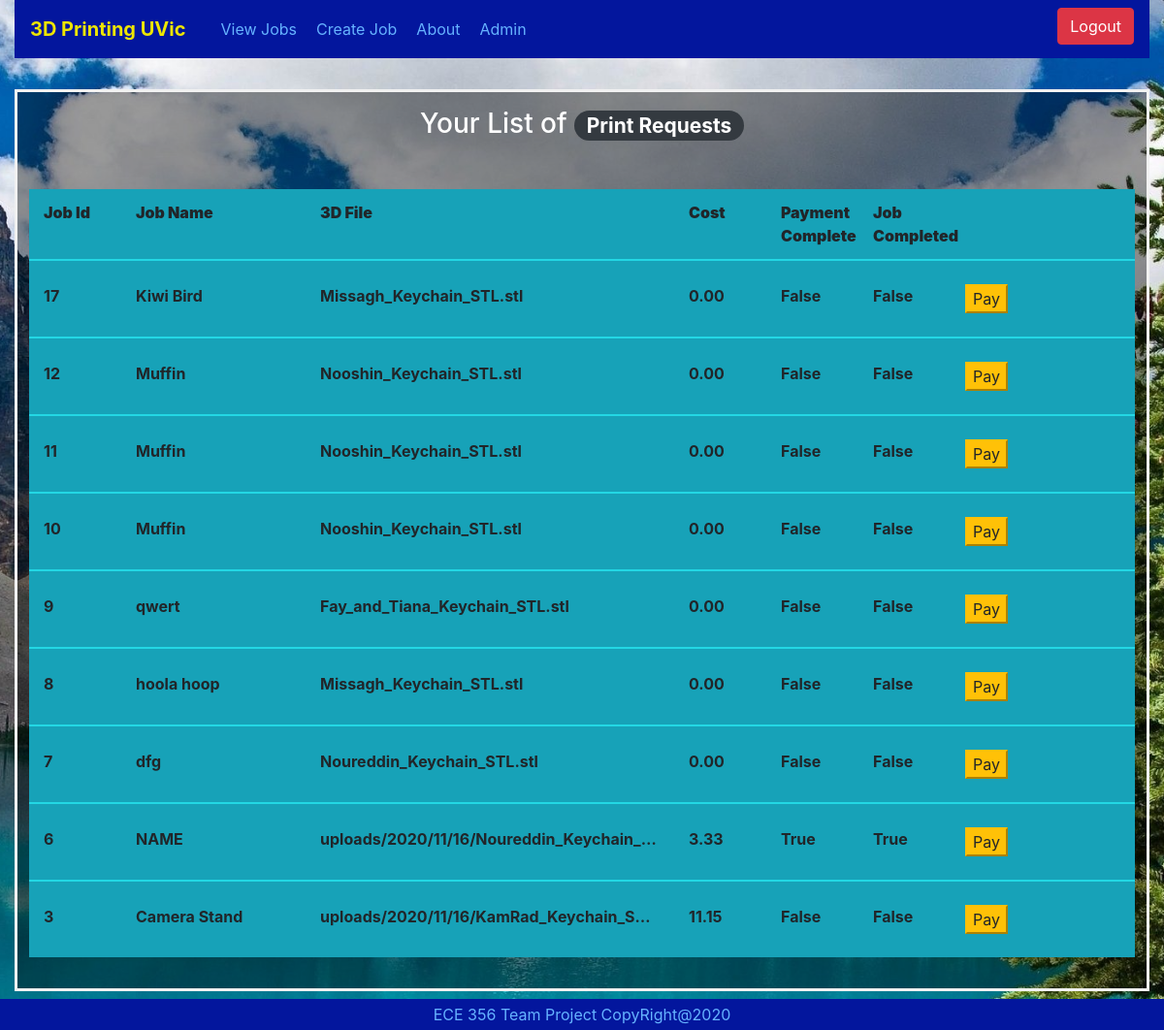
The app's page /jobs/view/ (signed in), older data.
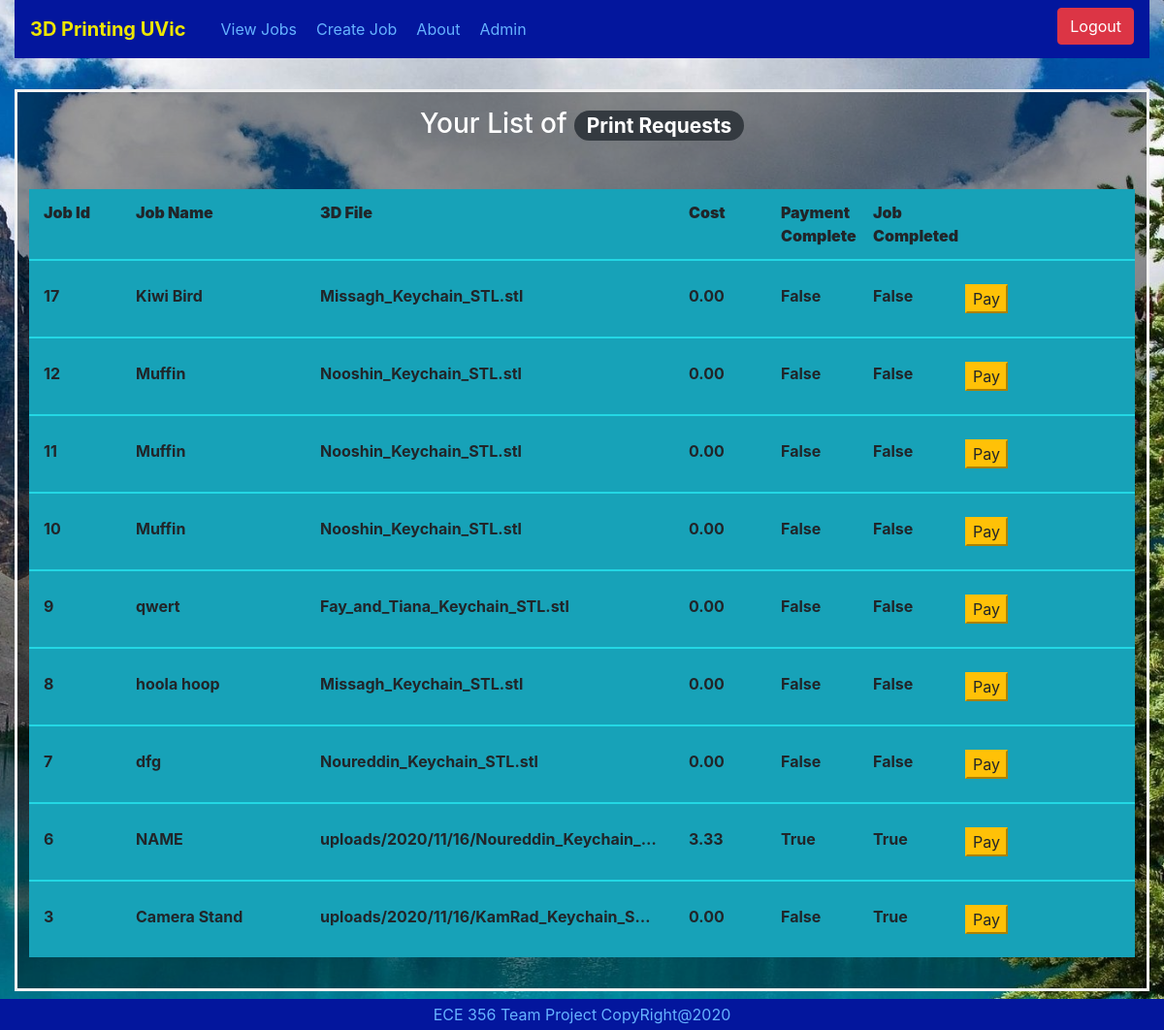
The same page, newer data.
### JobTracker/models.py (models this page shows, shortened)
class Job(models.Model):
    jobId            = models.AutoField(primary_key=True)
    user             = models.ForeignKey(CustomUser, verbose_name="User", on_delete=models.CASCADE)
    cost             = models.DecimalField(max_digits=6, decimal_places=2)
    dateRequested    = models.DateTimeField(auto_now=False, auto_now_add=True)
    jobCompleted     = models.BooleanField(default=False)
    paymentCompleted = models.BooleanField(default=False)
    projectTitle     = models.CharField(max_length=50, verbose_name="Project Title", default="")
    fileName         = models.FileField(upload_to='uploads/%Y/%m/%d/', max_length=100, verbose_name="STL File", validators=[validateFileExtension])
    jobDetails       = models.TextField(verbose_name="Job Details", default="", blank=True)
    class Meta:
        ordering = ["dateRequested"]
        db_table = 'Job'
        verbose_name = "Job List"

### JobTracker/views.py (the view)
# urls.py: path('view/', login_required(JobsListView.as_view()), name="view"),
class JobsListView(ListView):
    template_name = "viewjobs.html"
    context_object_name = "jobs"
    model = Job
    def get_queryset(self):
        user = list(CustomUser.objects.filter(username=self.request.user))[0]
        if user.isAdminUser:
            return  Job.objects.all().order_by('-dateRequested')
        else:
           return Job.objects.filter(user=self.request.user).order_by('-dateRequested')

### JobTracker/templates/viewjobs.html
{% extends "base.html" %}
{% load static %}
{% load crispy_forms_tags %}
{% block pageContent %}
    <div class="container mainheader">
        <div class="row" style="padding-bottom: 50px;">
           <h3 id="badge" style="color:white;">Your List of <span class="badge badge-pill badge-dark">Print Requests</span></h3>
        </div>
    </div>
    <div class="container" style="border-radius: 24px 24px 0px 0px">
        <div class="row bg-info" style="padding-bottom: 12px; padding-top: 12px;">
            <div class="col-md-1">
                <b>Job Id</b>
            </div>
            <div class="col-md-2">
                <b>Job Name</b>
            </div>
            <div class="col-md-4">
                <b>3D File</b>
            </div>
            <div class="col-md-1">
                <b>Cost</b>
            </div>
            <div class="col-md-1">
                <b>Payment Complete</b>
            </div>
            <div class="col-md-1">
                <b>Job Completed</b>
            </div>
        </div>
        {% for job in jobs %}
            <div class="row bg-info" style="padding-top: 24px; padding-bottom: 24px; border-top: 2px solid rgb(35, 215, 228);">
                <div class="col-md-1">
                    {{job.jobId}}
                </div>
                 <div class="col-md-2">
                    {{job.projectTitle}}
                </div>
                <div class="col-md-4" style="display: block; width: 100px; overflow: hidden; white-space: nowrap; text-overflow: ellipsis;">
                    {{job.fileName}}
                </div>
                <div class="col-md-1">
                    {{job.cost}}
                </div>
                <div class="col-md-1">
                    {{job.paymentCompleted}}
                </div>
                <div class="col-md-1">
                    {{job.jobCompleted}}
                </div>
                <div class="col-md-1">
                    {% if job.paymentCompleted  == False and job.cost > 0  %}
                        <button type="button" class="bnt btn-warning"  id="submitPaymentBtn" value={{job.jobId}}>Pay</button>
                    {% else %}
                        <button type="button" class="bnt btn-warning" value="-1" disabled id="submitPaymentBtn">Pay</button>
                    {% endif %}
                </div>
            </div>
        {% endfor %}
    </div>
{% endblock %}

### templates/base.html (shortened to what this page needs)
<!doctype html>
{% load static %}
<html lang="en" id="root">
  <head>
    <link rel="stylesheet" href="https://maxcdn.bootstrapcdn.com/bootstrap/4.0.0/css/bootstrap.min.css">
    <link rel="stylesheet" href="{% static 'JobTracker/JobTracker.css' %}">
    <link rel="stylesheet" href="{% static 'payments.css' %}">
     <div class="container-fluid js-nav">
            <nav class="navbar navbar-expand-lg navbar-light mainNavbar">
                <a class="navbar-brand" href="{% url 'about' %}" style="color:#EEE500; padding-right:10px; font-weight: bold">3D Printing UVic</a>
                <div class="collapse navbar-collapse" id="navbarNavDropdown">
                    <div class="navbar-nav">
                        <a style="padding:10px; color:#66b3ff" class="nav-item navbar-link" href="{% url 'view' %}">View Jobs <span class="sr-only">(current)</span></a>
                        <a style="padding:10px; color:#66b3ff" class="nav-item navbar-link"  href="{% url 'create' %}">Create Job</a>
                        <a style="padding:10px; color:#66b3ff" class="nav-item navbar-link" href="{% url 'about' %}">About</a>
                        {% if user.isAdminUser %}
                            <a style="padding:10px; color:#66b3ff" class="nav-item navbar-link" id="Navbutton" href="{% url 'update' %}">Update Job</a>
                        {% else %}
                            <a style="padding:10px; color:#66b3ff"  id="Navbutton" href="{% url 'admin:index' %}" class="nav-item nav-link disabled">Admin</a>
                        {% endif %}
                        <a class="nav-item navbar-link btn btn-danger logoutBtn" href="{% url 'account_logout' %}" role="button">Logout</a>
                    </div>
                </div>
            </nav>
       </div>
  </head>
  <body class="bodyContent" style="background: url('/static/JobTracker/bck3.jpg') no-repeat center center fixed; background-size: cover;">
        <div class="container-fluid" style="position: relative; padding-bottom:2.5rem">
          <div class="blurBackground">
            {% block pageContent %}
            {% endblock %}
           </div>
        </div>
        <footer id="baseFooter" style="background-color: #03169D;">
                <p style="color:#66b3ff; padding: 4px; text-align: center">ECE 356 Team Project CopyRight@2020</p>
        </footer>
  </body>
</html>

### JobTracker/static/JobTracker/JobTracker.css (style rules this page uses)
.mainheader { padding-top:1rem; justify-content: center; text-align: center; }
.bodyContent { text-align: left; background-color: linear-gradient( rgb(35, 96, 228), rgb(35, 215, 228)); min-height: 700px; }
.blurBackground { background-color: rgba(0,0,0, 0.4); font-weight: bold; border: 3px solid #f1f1f1; z-index: 2; margin-top: 2rem; padding-bottom: 2rem; padding: }
.logoutBtn { position: absolute; right: 1rem; }
.mainNavbar { background-color: #03169D; }
#badge { margin:auto; }

### payments/static/payments.css (style rules this page uses)
#baseFooter { position:fixed; width: 100%; height: 2rem; bottom:0; }

Row changes from the older to the newer data that the page shows:
changed Job "Camera Stand": cost "11.15" → "0.00"; jobCompleted "False" → "True"
